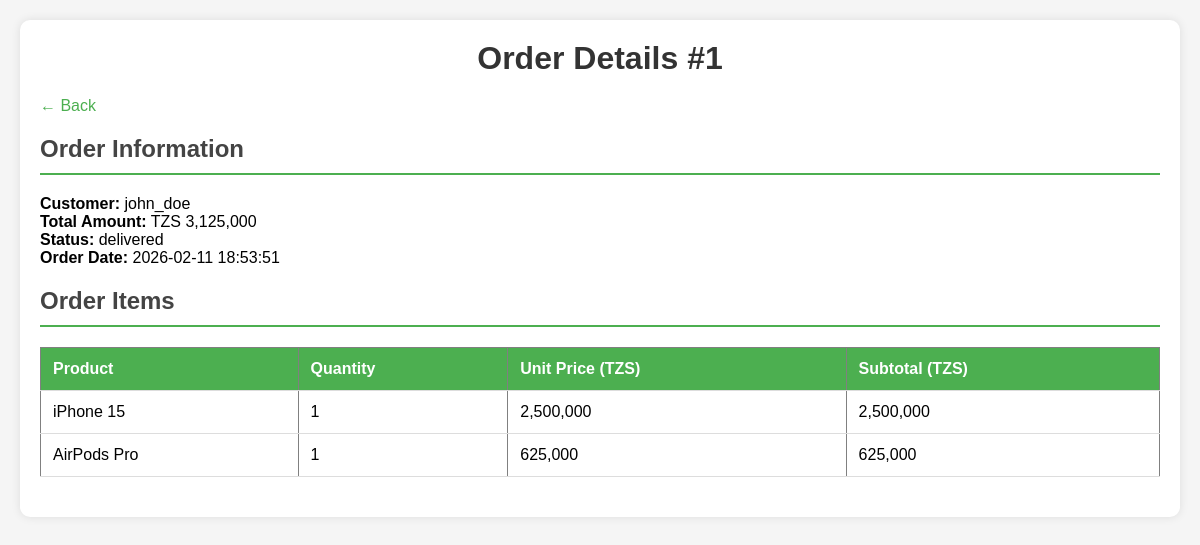
The app's page /view_order.php?id=1 (signed in) with its own data.
### tables this page shows
CREATE TABLE orders (
    id INT PRIMARY KEY AUTO_INCREMENT,
    user_id INT NOT NULL,
    total_amount DECIMAL(10,2) NOT NULL,
    status ENUM('pending', 'processing', 'shipped', 'delivered', 'cancelled') DEFAULT 'pending',
    created_at TIMESTAMP DEFAULT CURRENT_TIMESTAMP,
    FOREIGN KEY (user_id) REFERENCES users(id) ON DELETE CASCADE
);

CREATE TABLE users (
    id INT PRIMARY KEY AUTO_INCREMENT,
    username VARCHAR(50) UNIQUE NOT NULL,
    email VARCHAR(100) UNIQUE NOT NULL,
    password VARCHAR(255) NOT NULL,
    role ENUM('admin', 'customer') DEFAULT 'customer',
    created_at TIMESTAMP DEFAULT CURRENT_TIMESTAMP
);

CREATE TABLE order_details (
    id INT PRIMARY KEY AUTO_INCREMENT,
    order_id INT NOT NULL,
    product_id INT NOT NULL,
    quantity INT NOT NULL,
    unit_price DECIMAL(10,2) NOT NULL,
    subtotal DECIMAL(10,2) NOT NULL,
    created_at TIMESTAMP DEFAULT CURRENT_TIMESTAMP,
    FOREIGN KEY (order_id) REFERENCES orders(id) ON DELETE CASCADE,
    FOREIGN KEY (product_id) REFERENCES products(id) ON DELETE CASCADE
);

CREATE TABLE products (
    id INT PRIMARY KEY AUTO_INCREMENT,
    name VARCHAR(200) NOT NULL,
    description TEXT,
    price DECIMAL(10,2) NOT NULL,
    stock_quantity INT DEFAULT 0,
    category VARCHAR(100),
    created_at TIMESTAMP DEFAULT CURRENT_TIMESTAMP
);

### view_order.php (the view, shortened to what this page needs)
<?php
require_once 'includes/db_connection.php';
$order_id = $_GET['id'];
$role = $_SESSION['role'];
$sql = "SELECT o.*, u.username FROM orders o
        JOIN users u ON o.user_id = u.id
        WHERE o.id = ?";
$stmt = $conn->prepare($sql);
$stmt->bind_param("i", $order_id);
$stmt->execute();
$result = $stmt->get_result();
$order = $result->fetch_assoc();
$items_sql = "SELECT od.*, p.name FROM order_details od
              JOIN products p ON od.product_id = p.id
              WHERE od.order_id = ?";
$items_stmt = $conn->prepare($items_sql);
$items_stmt->bind_param("i", $order_id);
$items_stmt->execute();
$items_result = $items_stmt->get_result();
?>
<!DOCTYPE html>
<html>
<head>
</head>
<body>
    <div class="container">
        <h1>Order Details #<?php echo $order_id; ?></h1>
        <p><a href="<?php echo ($role == 'admin' ? 'admin_dashboard.php' : 'customer_dashboard.php'); ?>">← Back</a></p>
        <h2>Order Information</h2>
        <p><strong>Customer:</strong> <?php echo $order['username']; ?></p>
        <p><strong>Total Amount:</strong> TZS <?php echo number_format($order['total_amount'], 0, '.', ','); ?></p>
        <p><strong>Status:</strong> <?php echo $order['status']; ?></p>
        <p><strong>Order Date:</strong> <?php echo $order['created_at']; ?></p>
        <h2>Order Items</h2>
        <table border="1" width="100%">
            <tr>
                <th>Product</th>
                <th>Quantity</th>
                <th>Unit Price (TZS)</th>
                <th>Subtotal (TZS)</th>
            </tr>
            <?php
            if($items_result->num_rows > 0) {
                while($item = $items_result->fetch_assoc()) {
                    echo "<tr>";
                    echo "<td>" . $item['name'] . "</td>";
                    echo "<td>" . $item['quantity'] . "</td>";
                    echo "<td>" . number_format($item['unit_price'], 0, '.', ',') . "</td>";
                    echo "<td>" . number_format($item['subtotal'], 0, '.', ',') . "</td>";
                    echo "</tr>";
                }
            }
            ?>
        </table>
    </div>
</body>
</html>

### records on screen
orders: user.username "john_doe", total_amount "3,125,000", status "delivered", created_at "2026-02-11 18:53:51"
order_details: product.name "iPhone 15", quantity "1", unit_price "2,500,000", subtotal "2,500,000"
order_details: product.name "AirPods Pro", quantity "1", unit_price "625,000", subtotal "625,000"

### other values on screen
$order_id "1"
